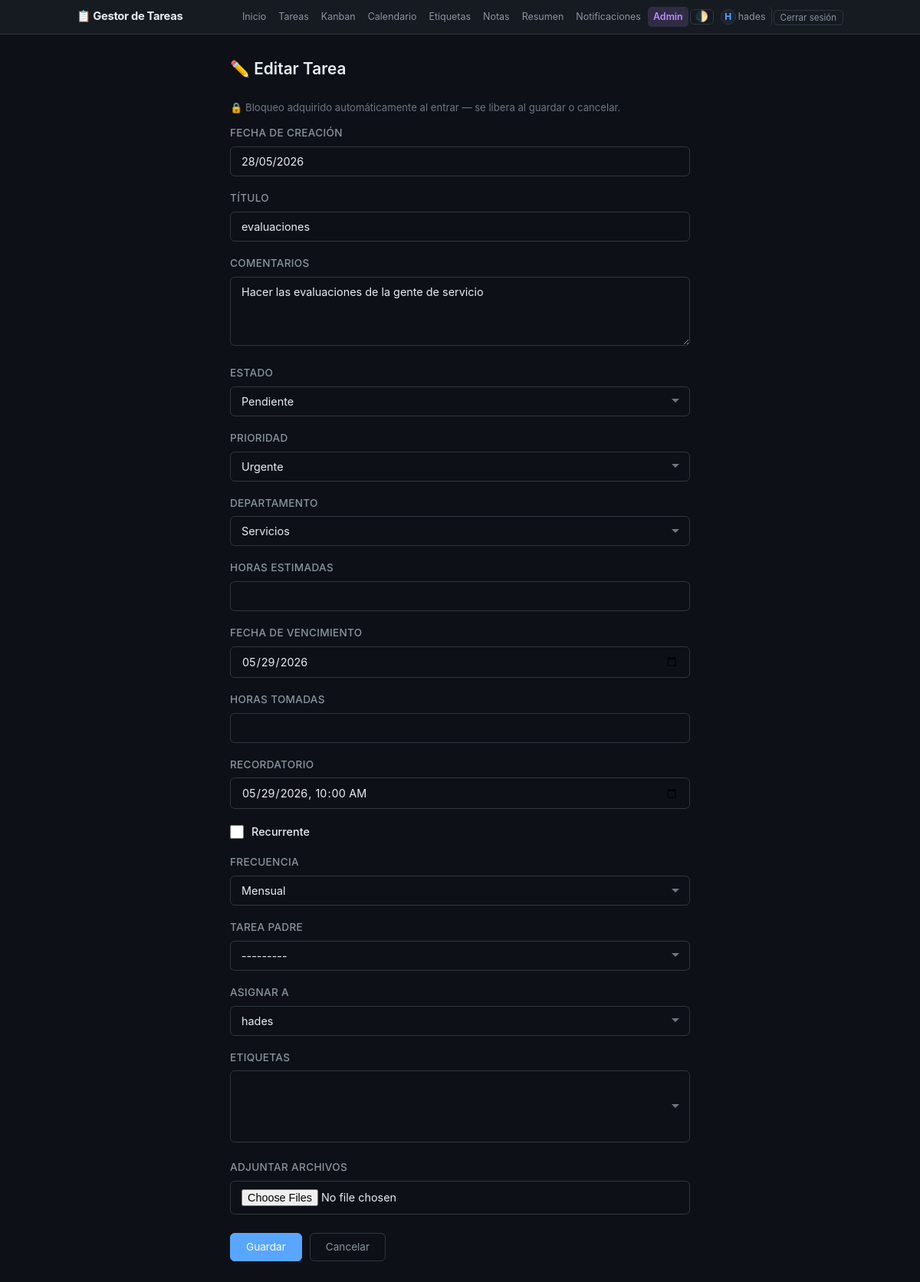
The page /tasks/1/update/ (signed in) on the database its author committed.
### core/models.py (models this page shows, shortened)
class Task(models.Model):
    ESTADOS = [
        ('pendiente', 'Pendiente'),
        ('proceso', 'En Proceso'),
        ('terminada', 'Terminada'),
    ]
    PRIORIDADES = [
        ('baja', 'Baja'),
        ('media', 'Media'),
        ('alta', 'Alta'),
        ('urgente', 'Urgente'),
    ]
    FRECUENCIAS = [
        ('diaria', 'Diaria'),
        ('semanal', 'Semanal'),
        ('mensual', 'Mensual'),
    ]
    usuario = models.ForeignKey(User, on_delete=models.CASCADE, verbose_name='Responsable')
    creado_por = models.ForeignKey(User, on_delete=models.SET_NULL, null=True, blank=True,
                                   related_name='tareas_creadas', verbose_name='Creada por')
    titulo = models.CharField(max_length=200, verbose_name='Título')
    comentarios = models.TextField(blank=True, verbose_name='Comentarios')
    estado = models.CharField(max_length=20, choices=ESTADOS, default='pendiente', verbose_name='Estado')
    prioridad = models.CharField(max_length=10, choices=PRIORIDADES, default='media', verbose_name='Prioridad')
    departamento = models.ForeignKey(Department, on_delete=models.SET_NULL, null=True, blank=True,
                                     verbose_name='Departamento')
    fecha_creacion = models.DateField(auto_now_add=True, verbose_name='Fecha de creación')
    fecha_vencimiento = models.DateField(null=True, blank=True, verbose_name='Fecha de vencimiento')
    fecha_completada = models.DateField(null=True, blank=True, verbose_name='Fecha completada')
    horas_estimadas = models.DecimalField(max_digits=6, decimal_places=2, null=True, blank=True, verbose_name='Horas estimadas')
    horas_tomadas = models.DecimalField(max_digits=6, decimal_places=2, null=True, blank=True, verbose_name='Horas tomadas')
    recordatorio = models.DateTimeField(null=True, blank=True, verbose_name='Recordatorio')
    recurrente = models.BooleanField(default=False, verbose_name='Recurrente')
    frecuencia = models.CharField(max_length=10, choices=FRECUENCIAS, blank=True, verbose_name='Frecuencia')
    parent = models.ForeignKey('self', on_delete=models.CASCADE, null=True, blank=True,
                               related_name='subtareas', verbose_name='Tarea padre')
    etiquetas = models.ManyToManyField(Tag, blank=True, verbose_name='Etiquetas')
    share_token = models.UUIDField(editable=False, null=True, blank=True, unique=True,
                                    verbose_name='Token compartir')
    orden = models.PositiveIntegerField(default=0, verbose_name='Orden')
    creado = models.DateTimeField(auto_now_add=True)
    actualizado = models.DateTimeField(auto_now=True)
    locked_by = models.ForeignKey(User, on_delete=models.SET_NULL, null=True, blank=True,
                                   related_name='tareas_bloqueadas', verbose_name='Bloqueada por')
    locked_at = models.DateTimeField(null=True, blank=True, verbose_name='Bloqueada desde')
    class Meta:
        ordering = ['orden', '-fecha_creacion', '-creado']
        verbose_name = 'Tarea'
        verbose_name_plural = 'Tareas'

### core/views.py (the view, shortened to what this page needs)
# urls.py: path('tasks/<int:pk>/update/', views.TaskUpdateView.as_view(), name='task_update'),
class TaskUpdateView(LoginRequiredMixin, UpdateView):
    model = Task
    form_class = TaskUpdateForm
    template_name = 'core/task_form.html'
    def get_queryset(self):
        return Task.objects.filter(usuario=self.request.user)
    def dispatch(self, request, *args, **kwargs):
        resp = super().dispatch(request, *args, **kwargs)
        tarea = self.get_object()
        if tarea.locked_by and tarea.locked_by != request.user:
            elapsed = (timezone.now() - tarea.locked_at).total_seconds() / 60
            if elapsed < LOCK_TIMEOUT_MINUTES:
                messages.error(request, f'Tarea bloqueada por {tarea.locked_by.username} para edición.')
                return redirect('task_detail', pk=tarea.pk)
        return resp
    def get_context_data(self, **kwargs):
        ctx = super().get_context_data(**kwargs)
        ctx['es_editar'] = True
        ctx['fecha_creacion'] = self.object.fecha_creacion
        ctx['archivos'] = self.object.archivos.all()
        return ctx

### core/context_processors.py (called while the page is built)
def notificaciones(request):
    ctx = {}
    if request.user.is_authenticated:
        ctx['notificaciones_no_leidas'] = Notification.objects.filter(
            usuario=request.user, leido=False
        ).count()
        profile, _ = Profile.objects.get_or_create(usuario=request.user)
        ctx['user_rol'] = profile.rol
        ctx['user_es_admin'] = profile.rol == 'admin'
        ctx['user_es_moderador'] = profile.rol == 'moderador'
    else:
        ctx['notificaciones_no_leidas'] = 0
        ctx['user_rol'] = ''
        ctx['user_es_admin'] = False
        ctx['user_es_moderador'] = False
    return ctx

### core/models.py (called while the page is built)
    def __str__(self):
        return self.nombre

### core/templates/core/task_form.html (shortened to what this page needs)
{% extends 'core/base.html' %}
{% block content %}
<div class="form-container">
    <h1>{% if object %}✏️ Editar Tarea{% else %}➕ Nueva Tarea{% endif %}</h1>
    {% if object and es_editar %}
    <div style="margin-bottom:12px;font-size:0.82rem;color:var(--text-muted)">
        🔒 Bloqueo adquirido automáticamente al entrar — se libera al guardar o cancelar.
    </div>
    {% endif %}
    <form method="post" enctype="multipart/form-data">
        {% if es_editar %}
        <div class="form-group">
            <label>Fecha de creación</label>
            <input type="text" class="form-control" value="{{ fecha_creacion|date:'d/m/Y' }}" readonly disabled>
        </div>
        {% endif %}
        {% for field in form %}
        {% if field.name == 'recurrente' %}
        <div class="form-group">
            <label class="checkbox-label">
                {{ field }} {{ field.label }}
            </label>
        </div>
        {% elif field.name == 'archivos' %}
        <div class="form-group">
            <label for="{{ field.id_for_label }}">{{ field.label }}</label>
            <input type="file" name="archivos" id="{{ field.id_for_label }}" class="form-control" multiple>
        </div>
        {% else %}
        <div class="form-group">
            <label for="{{ field.id_for_label }}">{{ field.label }}</label>
            {{ field }}
        </div>
        {% endif %}
        {% endfor %}
        <div class="form-actions">
            <button type="submit" class="btn btn-primary">Guardar</button>
            <a href="{% url 'task_detail' object.id %}" class="btn" id="cancelEditBtn">Cancelar</a>
        </div>
    </form>
</div>
{% endblock %}

### core/templates/core/base.html (shortened to what this page needs)
<!DOCTYPE html>
<html lang="es">
<head>
    {% load static %}
    <link rel="stylesheet" href="{% static 'core/style.css' %}">
</head>
<body>
    <nav class="navbar">
        <div class="container nav-container">
            <a href="{% url 'index' %}" class="nav-brand">📋 Gestor de Tareas</a>
            {% if user.is_authenticated %}
            <div class="nav-links">
                <a href="{% url 'index' %}">Inicio</a>
                <a href="{% url 'task_list' %}">Tareas</a>
                <a href="{% url 'kanban' %}">Kanban</a>
                <a href="{% url 'calendar' %}">Calendario</a>
                <a href="{% url 'tag_list' %}">Etiquetas</a>
                <a href="{% url 'note_list' %}">Notas</a>
                <a href="{% url 'summary' %}">Resumen</a>
                <a href="{% url 'notification_list' %}" class="notif-link">
                    Notificaciones
                </a>
                {% if user_es_admin %}
                <a href="{% url 'admin_dashboard' %}" class="nav-admin">Admin</a>
                {% elif user_es_moderador %}
                <a href="{% url 'admin_tasks' %}" class="nav-admin">Admin</a>
                {% endif %}
                <button class="theme-toggle" id="themeToggle" title="Cambiar tema">🌓</button>
                <a href="{% url 'profile' %}" class="user-name">
                    {% if user.profile.avatar %}
                    <img src="{{ user.profile.avatar.url }}" class="nav-avatar" alt="avatar">
                    {% elif user.profile.avatar_icon %}
                    <span class="nav-avatar-emoji" title="Icono">{{ user.profile.avatar_icon }}</span>
                    {% else %}
                    <span class="nav-avatar-emoji">{{ user.username|first|upper }}</span>
                    {% endif %}
                    {{ user.username }}
                </a>
                <form method="post" action="{% url 'logout' %}" class="logout-form">
                    <button type="submit" class="btn-logout">Cerrar sesión</button>
                </form>
            </div>
            {% endif %}
        </div>
    </nav>
    <div class="container">
        {% block content %}{% endblock %}
    </div>
</body>
</html>

### rows shown on the page
Task: fecha_creacion "28/05/2026", form "evaluaciones" "Hacer las evaluaciones de la gente de servicio" "Pendiente" "Urgente" "Servicios" "05/29/2026" "05/29/2026 10:00" "Mensual" "---------" "hades"

### other values the page prints
{{ user.username|first|upper }} "H"
{{ user.username }} "hades"
{{ field.label }} "TÍTULO" "COMENTARIOS" "ESTADO" "PRIORIDAD" "DEPARTAMENTO" "HORAS ESTIMADAS" "FECHA DE VENCIMIENTO" "HORAS TOMADAS" "RECORDATORIO" "FRECUENCIA" "TAREA PADRE" "ASIGNAR A" "ETIQUETAS"
{{ field.label }} "Recurrente"
{{ field.label }} "ADJUNTAR ARCHIVOS"
